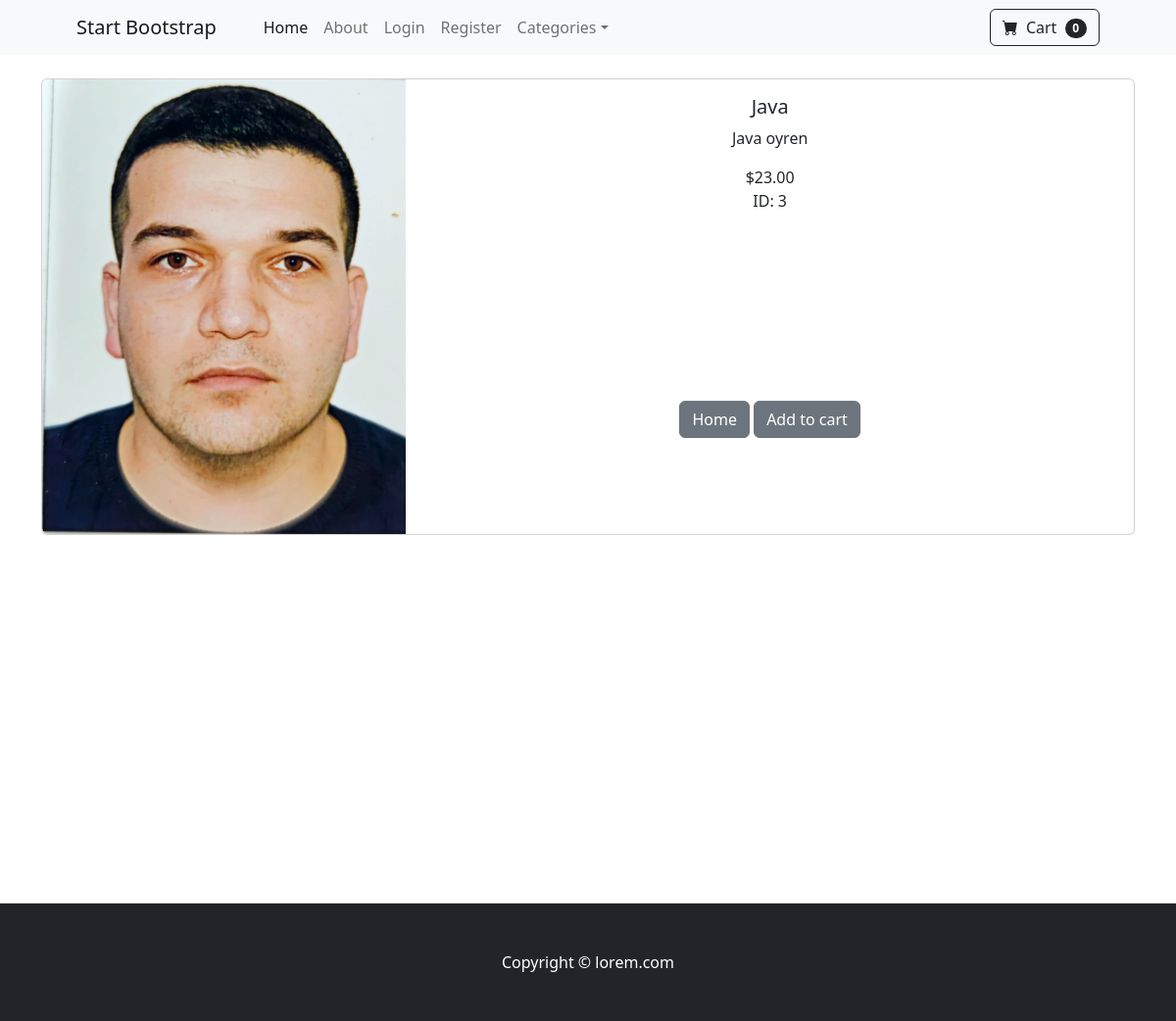
The app's page /product/3 with its own data.
### store/models.py (models this page shows, shortened)
class Product(models.Model):
    name = models.CharField(max_length=100,)
    price = models.DecimalField(default=0,decimal_places=2, max_digits=6)
    category = models.ForeignKey(Category, on_delete=models.CASCADE, default=1)
    description = models.CharField(max_length=250,default='', blank=True,null = True )
    image = models.ImageField(upload_to='uploads/product')
    is_sale = models.BooleanField(default=False)
    sales_price = models.DecimalField(default=0,decimal_places=2,max_digits=6 )

### store/views.py (the view)
# urls.py: path('product/<int:pk>', views.product,name='product'),
def product(request,pk):
    product = Product.objects.get(id=pk)
    return render(request, 'product.html', {'product':product})

### cart/cart.py (called while the page is built)
    def __len__(self):
        return len(self.cart)

### cart/context_processors.py (called while the page is built)
def cart(request):
    return{'cart': Cart(request)}

### templates/product.html (shortened to what this page needs)
{% extends "base.html" %}
{% block content%}
<div class="container">
<br>
    <div class="card mb-3">
    <div class="row g-0">
        <div class="col-md-4">
        <img src="{{ product.image.url}}" class="img-fluid rounded-start" alt="...">
        </div>
        <div class="col-md-8">
            <div class="card-body" >
                <center>
                    <h5 class="card-title">{{product.name}}</h5>
                    <p class="card-text">{{ product.description}}</p>
                    {% if product.is_sale %}
                    <div class="d-flex justify-content-center small text-warning mb-2">
                                     <div class="bi-star-fill"></div>&nbsp;&nbsp;Sale!&nbsp;&nbsp;
                                     <div class="bi-star-fill"></div>
                                    </div>
                                    <strike>${{product.price}}</strike>
                                    &nbsp;
                                    ${{ product.sales_price }}
                    {% else %}
                        ${{ product.price}}
                        <br> ID: {{ product.id}}
                    {% endif %}
                    <br>
                    <br><br><br><br><br><br><br><br>
                    <a href="{% url 'home'%}" class="btn btn-secondary">Home</a>
                    <button type ="button" value= "{{product.id}}" class = "btn btn-secondary" id="add-cart" >Add to cart</button>
                </center>
            </div>
        </div>
    </div>
    </div>
<br><br><br><br><br><br><br><br><br><br><br><br><br><br><br>
</div>
{% endblock%}

### records on screen
Product: image (picture), name "Java", description "Java oyren", price "23.00", id "3"

### other values on screen
{{ cart|length }} "0"
